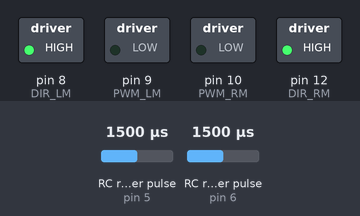
A sketch run on a simulated Arduino Uno, built with avr-gcc and run on an emulated ATmega328P. Parts: switched loads named in the sketch (green lamp = pin HIGH). Wiring (inferred from the names in the program): 2 × RC receiver channel: data pin 5 / data pin 6. Inputs (shaded band) come from the test bench; at power-on: RC receiver pulse (sensors on pin 6, pin 5) 1500 µs.

Above: at 1.2 s.
1.3 s: RC receiver pulse (sensor on pin 6) set to 1020 µs
At 2.0 s:
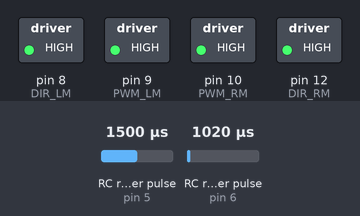
2.8 s: RC receiver pulse (sensor on pin 5) set to 1477 µs
4.3 s: RC receiver pulse (sensor on pin 5) set to 1451 µs
At 4.8 s:
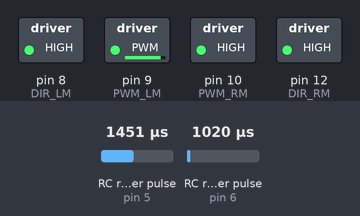
5.8 s: RC receiver pulse (sensor on pin 6) set to 1059 µs
7.3 s: RC receiver pulse (sensor on pin 6) set to 1092 µs
At 7.8 s:
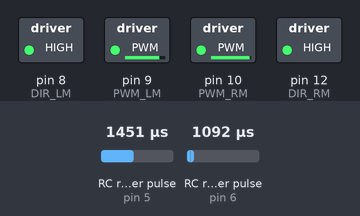
8.8 s: RC receiver pulse (sensor on pin 5) set to 1020 µs
At 9.4 s:
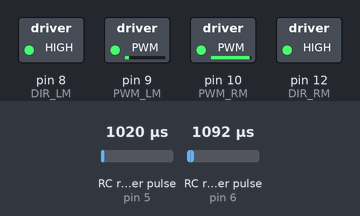
Timing chart, 0 to 11.3 s (numbered marks = the images above; inputs shaded):
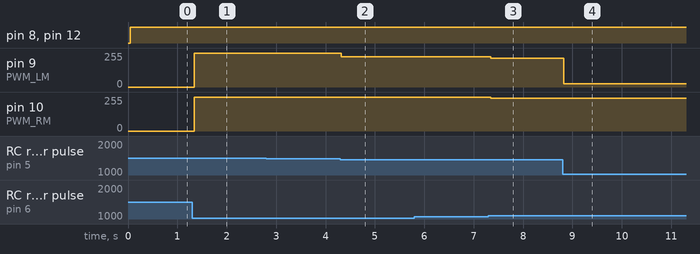

Measured:
- after the input at 1.3 s, pin 9 (PWM_LM), pin 10 (PWM_RM): 0/255 → 255/255 at once
- after the input at 2.8 s, every drawn part: stays the same
- after the input at 4.3 s, pin 9 (PWM_LM): 255/255 → 226/255 at once
- after the input at 5.8 s, every drawn part: stays the same
- after the input at 7.3 s, pin 9 (PWM_LM): 226/255 → 217/255 at once; pin 10 (PWM_RM): 255/255 → 245/255 at once
- after the input at 8.8 s, pin 9 (PWM_LM): 217/255 → 24/255 at once

The sketch:

RC_motor_controller.ino
```cpp
/*
  This piece of code is based on the Aruino UNO and 2 Cytron MD10C motor controllers.
  Using a standard RC transmitter and reciever the UNO is able to control a twin motor
  setup in a model boat using 2 channels.
  One channel controls the speed of the boat and the other the direction of travel
  Steering is done by decreasing power to one of the motors and maintaining the speed setting to the other motor.
*/

// Controller pins
const int CH_1_PIN = 6; // Speed and forward-reverse
const int CH_2_PIN = 5; // Steering
const int DIR_LM = 8; // Direction control left motor
const int PWM_LM = 9; // speed control left motor
const int DIR_RM = 12; // Direction control right motor
const int PWM_RM = 10; // speed control right motor

// variables to store the values of each channel
int ch1;
float ch2;
int pwmLM;
int pwmRM;
bool dir;

// Parameters
const int deadzone = 20;
float f;

void setup() {
  // put your setup code here, to run once:
  Serial.begin(9600);

  pinMode(CH_1_PIN, INPUT);
  pinMode(CH_2_PIN, INPUT);
  pinMode(DIR_LM, OUTPUT);
  pinMode(PWM_LM, OUTPUT);
  pinMode(DIR_RM, OUTPUT);
  pinMode(PWM_RM, OUTPUT);

  int deadzone = 20;

  // Set the PWM Frequency to 3906 Hz to avoid "humming" on low speeds and improve efficiency
  setPwmFrequency(PWM_LM, 8);
  setPwmFrequency(PWM_RM, 8);
}

void loop() {
  ch1 = pulseIn (CH_1_PIN, HIGH); // read and store channel 1 input
  ch2 = pulseIn (CH_2_PIN, HIGH); // read and store channel 2 input
  ch1 = map(ch1, 1000, 2000, -300, 300); //
  ch1 = constrain(ch1, -255, 255); // make sure the value is between -255 and 255
  ch1 = ch1 * -1; //My RC transmitter sends a negative value for forward. It is more intuitive to change the sign of the value here.
  ch2 = map(ch2, 1000, 2000, -300, 300);
  ch2 = constrain(ch2, -255, 255);

  // The transmitter doesn't have a stable zero point. To prevent flutter, all values between -20 and 20 will be set to 0
  if (abs(ch1) <= deadzone) {
    ch1 = 0;
  }
  if (abs(ch2) <= deadzone) {
    ch2 = 0;
  }

  // Determine power to motors to be able to change direction
  // Steering is done by decreasing the power on 1 motor. This is done by applying a factor, calculated in this section
  f = 1 - (abs(ch2) / 255);
  if (f < 0.1) {
    f = 0.1;
  }

  if (ch2 < 0) {
    pwmLM = f * abs(ch1); // Go right when value <0
    pwmRM = abs(ch1);
  }
  else if (ch2 > 0) {
    pwmRM = f * abs(ch1); // Go left when value >0
    pwmLM = abs(ch1);
  }
  else {
    pwmRM = abs(ch1);
    pwmLM = abs(ch1);
  }

  // The direction is set in this part. Reverse for values < 0
  if (ch1 < 0) {
    dir = LOW;
  }
  else {
    dir = HIGH;
  }

  // Drive motors
  digitalWrite(DIR_LM, dir);
  analogWrite(PWM_LM, pwmLM);
  digitalWrite(DIR_RM, dir);
  analogWrite(PWM_RM, pwmRM);

//  Print output to check calculations
//  Serial.print("Channel 1: ");
//  Serial.print(ch1);
//  Serial.print("  Channel 2: ");
//  Serial.print(ch2);
//  Serial.print("  factor: ");
//  Serial.print(f);
//  Serial.print("  Left motorspeed ");
//  Serial.print(pwmLM);
//  Serial.print("  Right motorspeed ");
//  Serial.print(pwmRM);
//  Serial.print("  Direction ");
//  Serial.println(dir);
}

void setPwmFrequency(int pin, int divisor) {
  byte mode;
  if (pin == 5 || pin == 6 || pin == 9 || pin == 10) {
    switch (divisor) {
      case 1: mode = 0x01; break;
      case 8: mode = 0x02; break;
      case 64: mode = 0x03; break;
      case 256: mode = 0x04; break;
      case 1024: mode = 0x05; break;
      default: return;
    }
    if (pin == 5 || pin == 6) {
      TCCR0B = TCCR0B & 0b11111000 | mode;
    } else {
      TCCR1B = TCCR1B & 0b11111000 | mode;
    }
  } else if (pin == 3 || pin == 11) {
    switch (divisor) {
      case 1: mode = 0x01; break;
      case 8: mode = 0x02; break;
      case 32: mode = 0x03; break;
      case 64: mode = 0x04; break;
      case 128: mode = 0x05; break;
      case 256: mode = 0x06; break;
      case 1024: mode = 0x07; break;
      default: return;
    }
    TCCR2B = TCCR2B & 0b11111000 | mode;
  }
}
```
